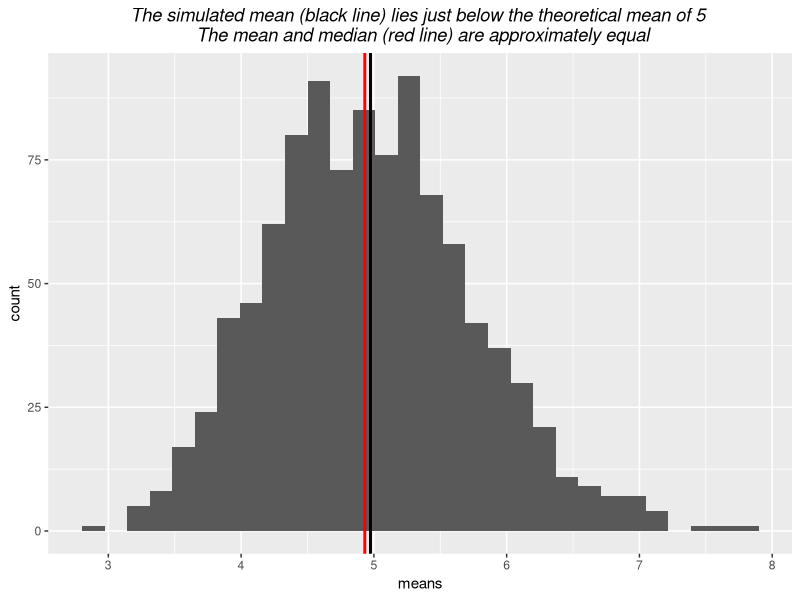
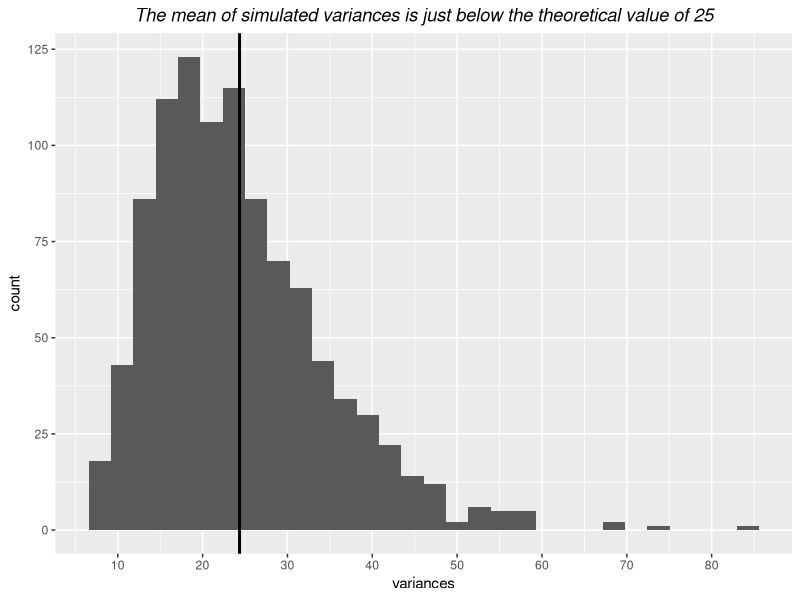
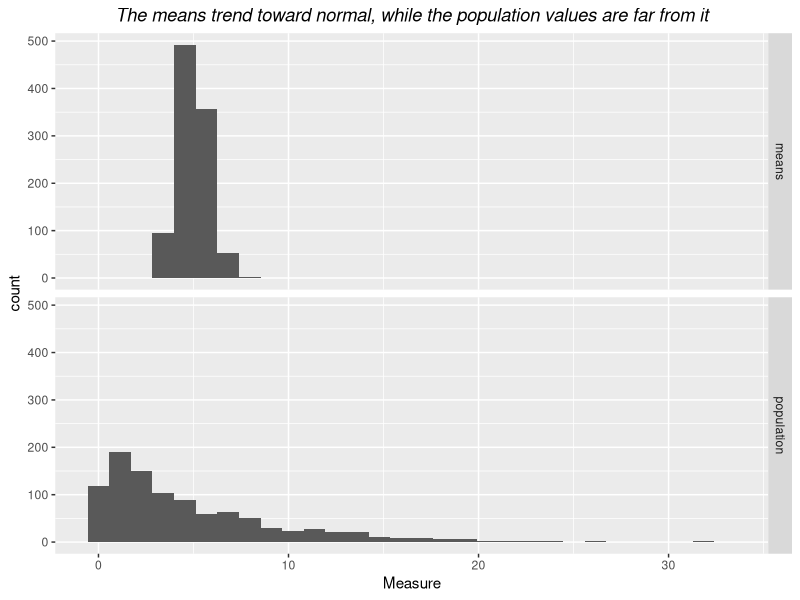
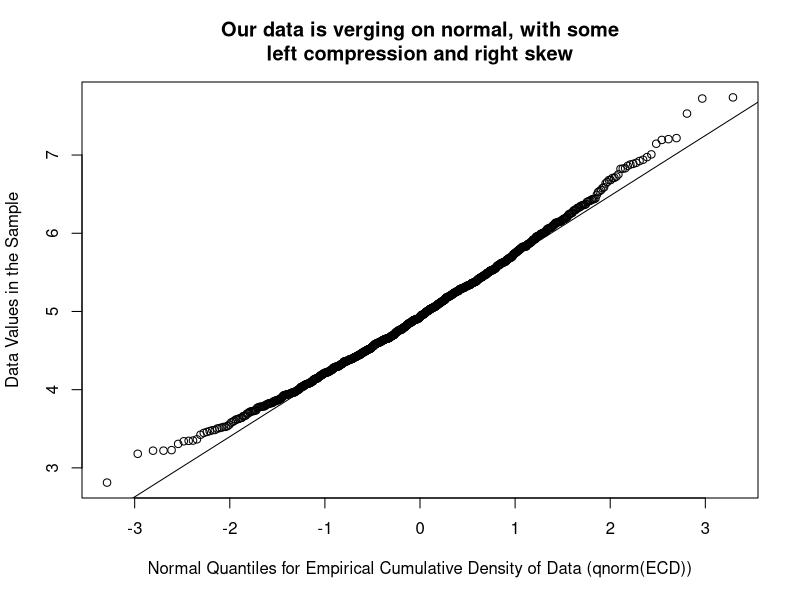

Write the R code that produced these figures, in order.
## ---- chunk 1
library(ggplot2)
library(tidyr)
## ---- chunk 2
# We simulate S = 1000 samples of N = 40 exponentials each, all with lambda = 0.2
S <- 1000
N <- 40
lambda <- 0.2
set.seed(1234)
sim_data <- matrix(rexp(n = S*N, rate = lambda), S, N)
means <- apply(sim_data, 1, mean)
variances <-  apply(sim_data, 1, function(x) {sd(x)^2}) # sample var, N-1 in denominator
sim <- data.frame(population = rexp(1000, rate = lambda), means, variances)
str(sim)
## ---- chunk 3
# We plot a histogram of sample means
g <- ggplot(sim, aes(x = means)) + geom_histogram() 
g <- g + geom_vline(xintercept = mean(means), size = 1, color = "black") + 
     geom_vline(xintercept = median(means), size = 1, color = "red") +
     labs(title = paste0("The simulated mean (black line) lies just below the theoretical mean of ", 1/lambda," \n The mean and median (red line) are approximately equal")) + theme(plot.title = element_text(face="italic", hjust=0.5))
print(g)
## ---- chunk 4
# Following slide 7 of lecture 5 of the statistical inference course, we plot a 
# histogram of sample variances and show its mean
g <- ggplot(sim, aes(x = variances)) + geom_histogram() 
g <- g + geom_vline(xintercept = mean(variances), size = 1) + 
     labs(title=paste0("The mean of simulated variances is just below the ",
                       "theoretical value of ", 1/lambda^2)) +
     theme(plot.title = element_text(face="italic", hjust=0.5)) +
     scale_x_continuous(breaks = seq(from = 0, to = 90, by = 10))
print(g)
## ---- chunk 5
# First, we re-format the data for use in ggplot
long_sim <- gather(sim, key = Distribution, value = Measure, population:variances)
# We construct a two-facet plot contrasting the randomly sampled distribution
# of means with a randomly sampled distribution of the population
long_sim_sub <- with(long_sim, long_sim[!Distribution %in% "variances",])
g <- ggplot(data = long_sim_sub, aes(x = Measure)) + geom_histogram() +
     facet_grid(Distribution~.) + labs(title = 
     "The means trend toward normal, while the population values are far from it") +
     theme(plot.title = element_text(face="italic", hjust=0.5))
print(g)
## ---- chunk 6
qqnorm(sim$means, main = "Our data is verging on normal, with some\nleft compression and right skew", ylab = "Data Values in the Sample", 
       xlab = "Normal Quantiles for Empirical Cumulative Density of Data (qnorm(ECD))")
qqline(sim$means)
## ---- chunk 7
data_quantiles_1_stdnorm <- quantile(sim$means, probs = c(pnorm(q=-1),pnorm(q=1))) 
(med_plus_minus <- (data_quantiles_1_stdnorm - median(sim$means))/sqrt(var(sim$means)))
